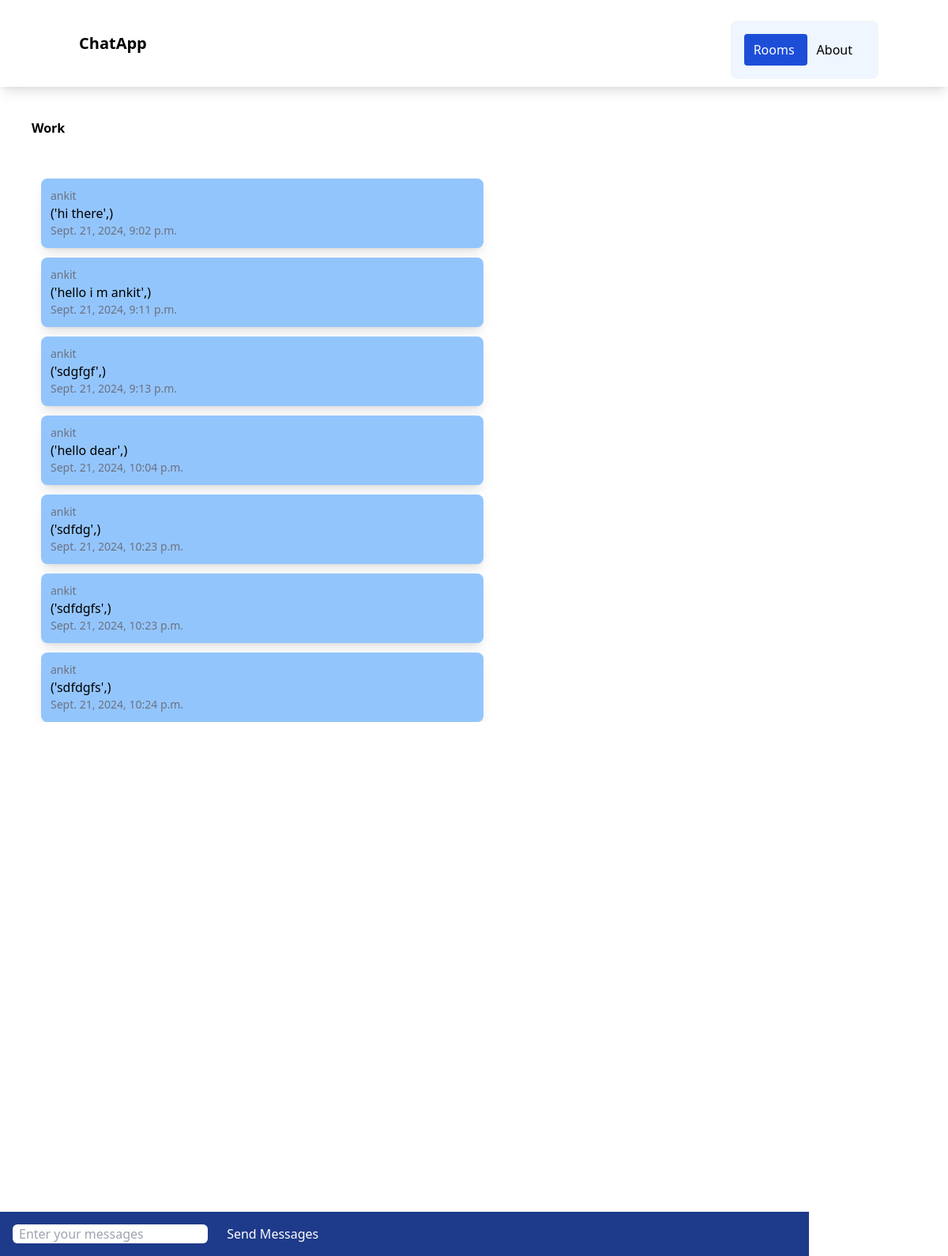
/rooms/Work/, run on the app's committed database.
### chatapp/models.py (models this page shows, shortened)
class ChatRoom(models.Model):
    name = models.CharField(max_length=255)
    slug = models.SlugField(unique=True)

class ChatMessage(models.Model):
  user = models.ForeignKey(User, on_delete=models.CASCADE)
  room = models.ForeignKey(ChatRoom, on_delete=models.CASCADE)
  message_content = models.TextField(null=False)
  date  = models.DateTimeField(auto_now=True)
  class Meta:
      ordering = ('date',)

### chatapp/views.py (the view)
# urls.py: path('<slug:slug>/', views.chatroom,name='chatroom')
def chatroom(request,slug):
    chatroom = get_object_or_404(ChatRoom, slug=slug)
    messages = ChatMessage.objects.filter(room = chatroom)[0:30]
    return render(request, 'chatapp/room.html', {'chatroom':chatroom, 'messages':messages})

### chatapp/templates/chatapp/room.html (shortened to what this page needs)
{% extends 'chatapp/base.html' %}
{% block body %}
<div class="m-10 font-bold">
        {{ chatroom.name }}
    </div>
<div class="message-container m-10 overflow-auto h-[700px]" id="message-container">
<div id="chat-messages">
    {% for message in messages %}
    <div class="message shadow-lg p-3 m-3 rounded-lg w-1/2 bg-blue-300">
        <div class="text-sm text-gray-500">{{ message.user.username}} </div>
        <div>{{ message.message_content}} </div>
         <div class="text-sm text-gray-500">{{ message.date}} </div>
    </div>
    {% endfor %}</div>
<div class="form container fixed inset-x-0 bottom-0 bg-blue-900 p-4">
   <form method="post">
    <input class="rounded-md px-2" type="text" id="message-input" name="message" placeholder="Enter your messages">
    <button class="text-white ml-5" type="submit" id="send-button">Send Messages</button>
</form>
</div>
</div>
{% endblock %}

### chatapp/templates/chatapp/base.html (shortened to what this page needs)
<!DOCTYPE html>
<html lang="en">
<head>
    <script src="https://cdn.tailwindcss.com"></script>
</head>
<body>
<nav class="shadow-lg px-3 py-2.5">
    <div class="container flex flex-wrap justify-between mx-auto">
       <a class="flex items-center" href="">
            <span class="sef-center text-xl font-semibold">ChatApp</span>
        </a>
          <div class="w-right block w-auto">
            <ul class="flex flex-row p-4 mt-4 border rounded-lg border-gray-100 bg-blue-50">
             <li><a class="block py-2 pl-3 pr-4 rounded bg-blue-700 text-white" href="">Rooms</a></li>
            <li><a class="block py-2 pl-3 pr-4 rounded bg-white-700 text-black" href="">About</a></li>
            </ul>
        </div>
    </div>
</nav>
{% block body %}
{% endblock %}
</body>
</html>

### data on the page
ChatRoom: name "Work"
ChatMessage: user.username "ankit", message_content "('hi there',)", date "Sept. 21, 2024, 9:02 p.m."
ChatMessage: user.username "ankit", message_content "('hello i m ankit',)", date "Sept. 21, 2024, 9:11 p.m."
ChatMessage: user.username "ankit", message_content "('sdgfgf',)", date "Sept. 21, 2024, 9:13 p.m."
ChatMessage: user.username "ankit", message_content "('hello dear',)", date "Sept. 21, 2024, 10:04 p.m."
ChatMessage: user.username "ankit", message_content "('sdfdg',)", date "Sept. 21, 2024, 10:23 p.m."
ChatMessage: user.username "ankit", message_content "('sdfdgfs',)", date "Sept. 21, 2024, 10:23 p.m."
ChatMessage: user.username "ankit", message_content "('sdfdgfs',)", date "Sept. 21, 2024, 10:24 p.m."
